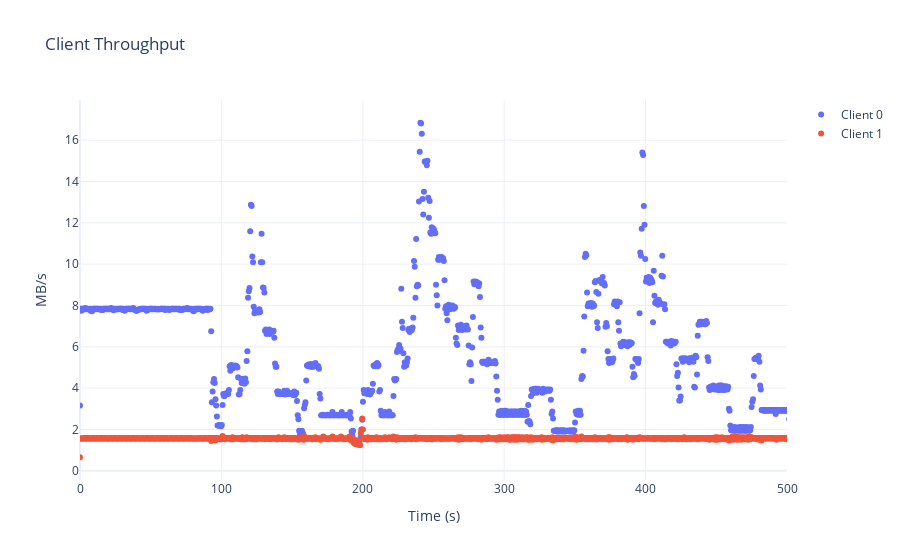
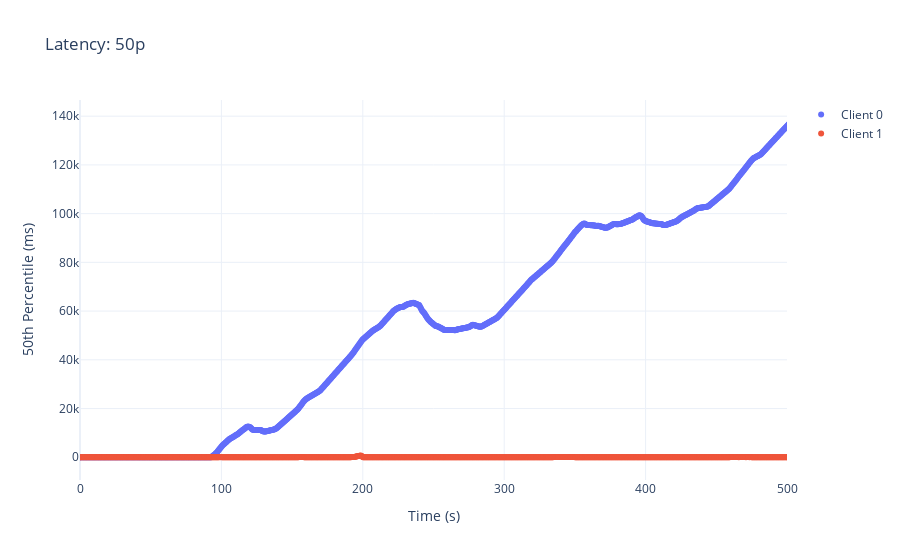
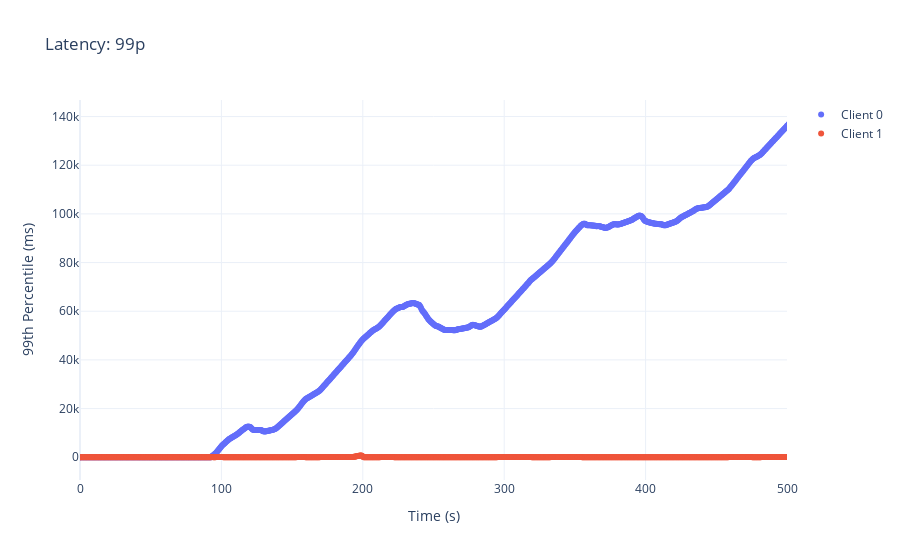
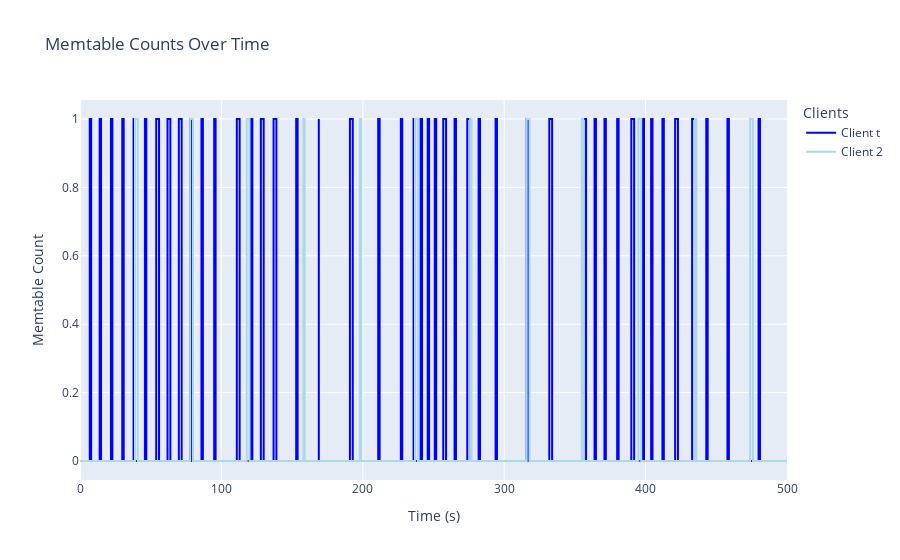

Notebook code for these charts, in order:
### Code cell
import time 
from plotly.subplots import make_subplots
import plotly.graph_objects as go

def generate_plots(xlim, output_file):
  start_time_s = plot_client_results(output_file, xlim)
  plot_memtable_stats(output_file, start_time_s, xlim)
  start_time_shift = 0
  plot_overall_iops(output_file, start_time_shift, xlim)
  _, axs = plt.subplots(6, 1, figsize=(12, 60))
  plt.subplots_adjust(hspace=0.4)
  plot_rocksdb_events(output_file, axs, start_time_s, xlim, (0,0))
  plot_overall_tputs(output_file, axs, start_time_shift, xlim, (1,0))
  plot_io_waittimes(output_file, axs, start_time_shift, xlim, (2,0))
  plot_io_reqsize(output_file, axs, start_time_shift, xlim, (3,0))
  plot_cpu_util(output_file, axs, start_time_shift, xlim, (4,0))

  # plot_level_stats(output_file, axs, (10, 0))
  # plot_rsched_stats(output_file, axs, start_time_s, xlim, (7, 8, 9))
  plt.show()

xlim = (0, 500)
output_file = "results/timeseries_" + str(int(time.time())) + ".txt"
generate_plots(xlim, output_file)

### Figure 1 — Plotly figure (JSON) as saved in the notebook; plotly's stock layout.template omitted (floating-point values rounded to 4 significant figures; data arrays with more than 128 entries replaced by an {"elided": "..."} marker saying what was removed)
{"data": [{"marker": {"size": 6}, "mode": "markers", "name": "Client 0", "type": "scatter", "x": {"elided": "1002 float values"}, "y": {"elided": "1002 float values"}}, {"marker": {"size": 6}, "mode": "markers", "name": "Client 1", "type": "scatter", "x": {"elided": "1135 float values"}, "y": {"elided": "1135 float values"}}], "layout": {"title": {"text": "Client Throughput"}, "xaxis": {"range": [0, 500], "title": {"text": "Time (s)"}}, "yaxis": {"title": {"text": "MB/s"}}}}

### Figure 2 — Plotly figure (JSON) as saved in the notebook; plotly's stock layout.template omitted (floating-point values rounded to 4 significant figures; data arrays with more than 128 entries replaced by an {"elided": "..."} marker saying what was removed)
{"data": [{"marker": {"size": 6}, "mode": "markers", "name": "Client 0", "type": "scatter", "x": {"elided": "1002 float values"}, "y": {"elided": "1002 float values"}}, {"marker": {"size": 6}, "mode": "markers", "name": "Client 1", "type": "scatter", "x": {"elided": "1135 float values"}, "y": {"elided": "1135 float values"}}], "layout": {"title": {"text": "Latency: 50p"}, "xaxis": {"range": [0, 500], "title": {"text": "Time (s)"}}, "yaxis": {"title": {"text": "50th Percentile (ms)"}}}}

### Figure 3 — Plotly figure (JSON) as saved in the notebook; plotly's stock layout.template omitted (floating-point values rounded to 4 significant figures; data arrays with more than 128 entries replaced by an {"elided": "..."} marker saying what was removed)
{"data": [{"marker": {"size": 6}, "mode": "markers", "name": "Client 0", "type": "scatter", "x": {"elided": "1002 float values"}, "y": {"elided": "1002 float values"}}, {"marker": {"size": 6}, "mode": "markers", "name": "Client 1", "type": "scatter", "x": {"elided": "1135 float values"}, "y": {"elided": "1135 float values"}}], "layout": {"title": {"text": "Latency: 99p"}, "xaxis": {"range": [0, 500], "title": {"text": "Time (s)"}}, "yaxis": {"title": {"text": "99th Percentile (ms)"}}}}

### Figure 4 — Plotly figure (JSON) as saved in the notebook; plotly's stock layout.template omitted (floating-point values rounded to 4 significant figures; data arrays with more than 128 entries replaced by an {"elided": "..."} marker saying what was removed)
{"data": [{"line": {"color": "blue", "shape": "hv"}, "mode": "lines", "name": "Client t", "type": "scatter", "x": {"elided": "210 float values"}, "y": {"elided": "210 int values"}}, {"line": {"color": "lightblue", "shape": "hv"}, "mode": "lines", "name": "Client 2", "type": "scatter", "x": [0, 0, 38.9, 38.9, 40.9, 40.9, 77.9, 77.9, 79.9, 79.9, 117.9, 117.9, 119.9, 119.9, 157.9, 157.9, 158.9, 158.9, 197.9, 197.9, 198.9, 198.9, 236.9, 236.9, 238.9, 238.9, 275.9, 275.9, 276.9, 276.9, 315.9, 315.9, 317.9, 317.9, 354.9, 354.9, 355.9, 355.9, 394.9, 394.9, 396.9, 396.9, 434.9, 434.9, 435.9, 435.9, 473.9, 473.9, 475.9, 475.9, 513.9, 513.9, 515.9, 515.9, 552.9, 552.9, 553.9, 553.9], "y": [0, 0, 0, 1, 1, 0, 0, 1, 1, 0, 0, 1, 1, 0, 0, 1, 1, 0, 0, 1, 1, 0, 0, 1, 1, 0, 0, 1, 1, 0, 0, 1, 1, 0, 0, 1, 1, 0, 0, 1, 1, 0, 0, 1, 1, 0, 0, 1, 1, 0, 0, 1, 1, 0, 0, 1, 1, 0]}], "layout": {"legend": {"title": {"text": "Clients"}}, "title": {"text": "Memtable Counts Over Time"}, "xaxis": {"range": [0, 500], "showgrid": true, "title": {"text": "Time (s)"}}, "yaxis": {"showgrid": true, "title": {"text": "Memtable Count"}}}}
